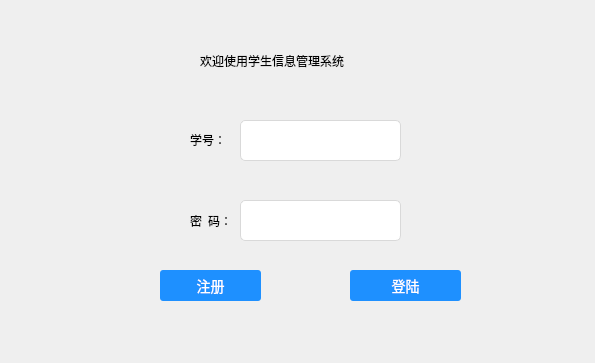
<?xml version="1.0" encoding="UTF-8"?>
<ui version="4.0">
 <class>LoginDialog</class>
 <widget class="QDialog" name="LoginDialog">
  <property name="geometry">
   <rect>
    <x>0</x>
    <y>0</y>
    <width>595</width>
    <height>363</height>
   </rect>
  </property>
  <property name="sizePolicy">
   <sizepolicy hsizetype="Fixed" vsizetype="Fixed">
    <horstretch>0</horstretch>
    <verstretch>0</verstretch>
   </sizepolicy>
  </property>
  <property name="windowTitle">
   <string>Dialog</string>
  </property>
  <property name="styleSheet">
   <string notr="true">QPushButton{
border-width: 0px; /* 边框宽度 */
	border-radius: 3px; /* 边框半径 */
	background: #1E90FF; /* 背景颜色 */
	outline: none; /* 不显示轮廓线 */
	font-family: Microsoft YaHei; /* 设置字体 */
	color: white; /* 字体颜色 */
	font-size: 14px; /* 字体大小 */
}
QPushButton:hover{
background:#56ABFE;
}
QLineEdit{
background-image: linear-gradient(to right,#e8198b,#0eb4dd);
border-radius: 5px;
border:1px solid #D9D9D9
}
QLabel{
font-family: Microsoft YaHei;
}</string>
  </property>
  <widget class="QLineEdit" name="lineEdit_user">
   <property name="geometry">
    <rect>
     <x>240</x>
     <y>120</y>
     <width>161</width>
     <height>41</height>
    </rect>
   </property>
   <property name="styleSheet">
    <string notr="true"/>
   </property>
   <property name="text">
    <string/>
   </property>
   <property name="maxLength">
    <number>32767</number>
   </property>
  </widget>
  <widget class="QLineEdit" name="lineEdit_pwd">
   <property name="geometry">
    <rect>
     <x>240</x>
     <y>200</y>
     <width>161</width>
     <height>41</height>
    </rect>
   </property>
   <property name="maxLength">
    <number>32767</number>
   </property>
   <property name="echoMode">
    <enum>QLineEdit::Password</enum>
   </property>
  </widget>
  <widget class="QLabel" name="label">
   <property name="geometry">
    <rect>
     <x>190</x>
     <y>130</y>
     <width>41</width>
     <height>20</height>
    </rect>
   </property>
   <property name="text">
    <string>学号：</string>
   </property>
  </widget>
  <widget class="QLabel" name="label_2">
   <property name="geometry">
    <rect>
     <x>190</x>
     <y>210</y>
     <width>41</width>
     <height>21</height>
    </rect>
   </property>
   <property name="text">
    <string>密  码：</string>
   </property>
  </widget>
  <widget class="QPushButton" name="pB_Login">
   <property name="geometry">
    <rect>
     <x>350</x>
     <y>270</y>
     <width>111</width>
     <height>31</height>
    </rect>
   </property>
   <property name="text">
    <string>登陆</string>
   </property>
  </widget>
  <widget class="QPushButton" name="pB_Register">
   <property name="geometry">
    <rect>
     <x>160</x>
     <y>270</y>
     <width>101</width>
     <height>31</height>
    </rect>
   </property>
   <property name="text">
    <string>注册</string>
   </property>
  </widget>
  <widget class="QLabel" name="label_4">
   <property name="geometry">
    <rect>
     <x>200</x>
     <y>40</y>
     <width>251</width>
     <height>41</height>
    </rect>
   </property>
   <property name="styleSheet">
    <string notr="true">
font: 75 14pt &quot;微软雅黑&quot;;</string>
   </property>
   <property name="text">
    <string>欢迎使用学生信息管理系统</string>
   </property>
  </widget>
  <widget class="QLabel" name="usrtip">
   <property name="geometry">
    <rect>
     <x>430</x>
     <y>120</y>
     <width>121</width>
     <height>41</height>
    </rect>
   </property>
   <property name="text">
    <string/>
   </property>
  </widget>
  <widget class="QLabel" name="pwdtip">
   <property name="geometry">
    <rect>
     <x>430</x>
     <y>200</y>
     <width>111</width>
     <height>41</height>
    </rect>
   </property>
   <property name="styleSheet">
    <string notr="true">font: 8pt &quot;微软雅黑&quot;;</string>
   </property>
   <property name="text">
    <string/>
   </property>
   <property name="wordWrap">
    <bool>true</bool>
   </property>
  </widget>
 </widget>
 <tabstops>
  <tabstop>lineEdit_user</tabstop>
  <tabstop>lineEdit_pwd</tabstop>
  <tabstop>pB_Register</tabstop>
  <tabstop>pB_Login</tabstop>
 </tabstops>
 <resources/>
 <connections/>
</ui>
